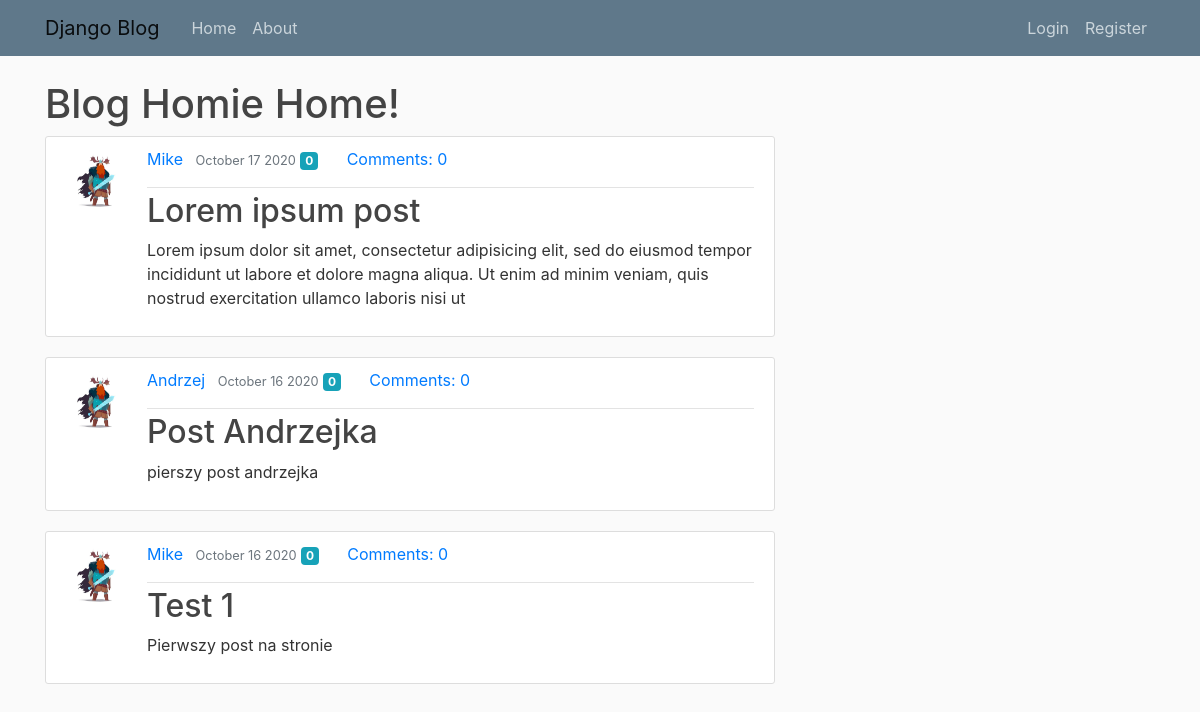
Before: / with the older database file.
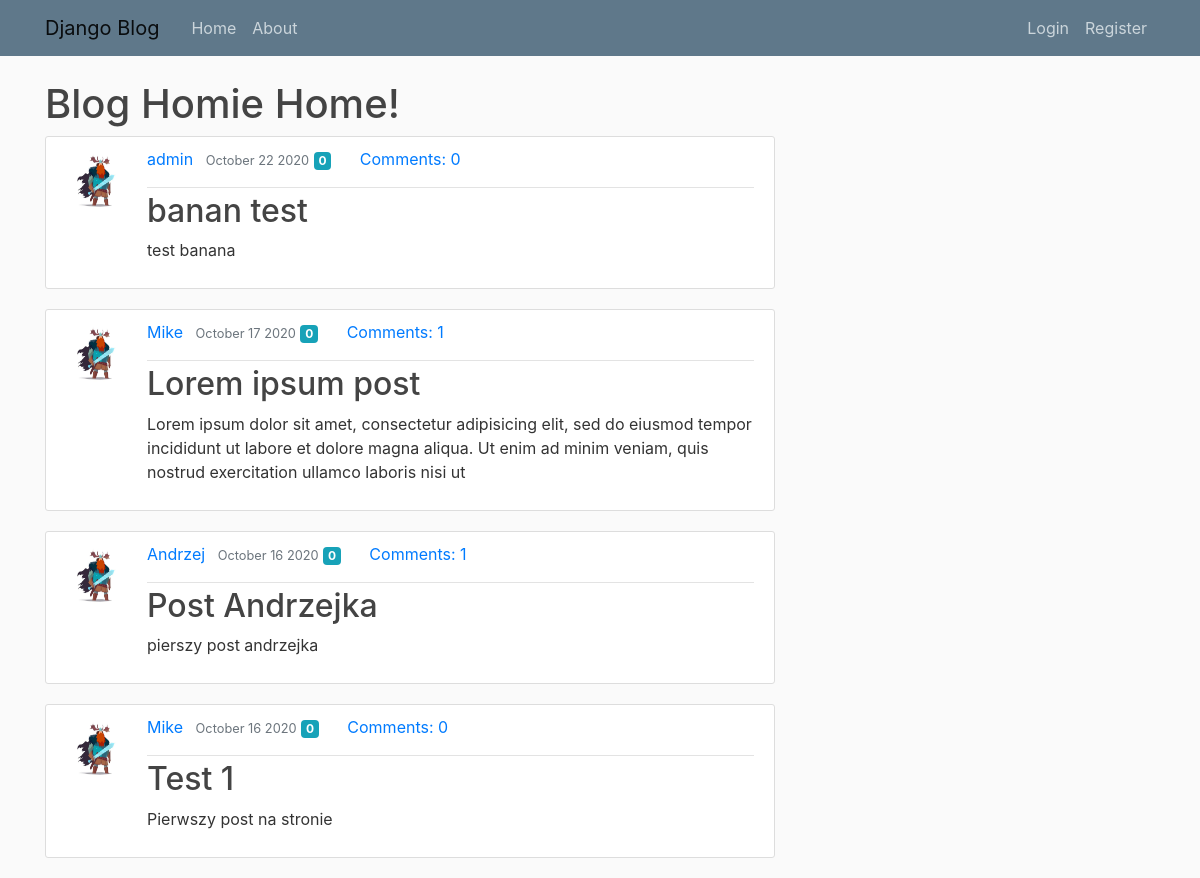
After: the same page with the newer database file.
### blogs/models.py (models this page shows, shortened)
class Post(models.Model):
    title = models.CharField(max_length=100)
    content = models.TextField()
    date_posted = models.DateTimeField(default=timezone.now)
    author = models.ForeignKey(User, on_delete=models.CASCADE)
    type = models.CharField(max_length=120, default='misc')
    likes_count = models.IntegerField(default=0)

### users/models.py (models this page shows, shortened)
class Profile(models.Model):
    user = models.OneToOneField(User, on_delete=models.CASCADE)
    image = models.ImageField(default='default.jpg', upload_to='profile_pics')

### blogs/views.py (the view)
# urls.py: path('', PostListView.as_view(), name='blogs-home'),
class PostListView(ListView):
    model = Post
    template_name = 'blogs/home.html'
    context_object_name = 'posts'
    ordering = ['-date_posted']
    paginate_by = 5

### blogs/templates/blogs/home.html (shortened to what this page needs)
{% extends "blogs/base.html" %}
{% block content %}
        <h1>Blog Homie Home!</h1>
    {% for post in posts %}
            <article class="media content-section">
                <img class="rounded-circle article-img" src="{{ post.author.profile.image.url }}">
              <div class="media-body">
                <div class="article-metadata">
                  <a class="mr-2" href="{% url 'user-posts' post.author.username %}">{{ post.author }}</a>
                  <small class="text-muted">{{ post.date_posted|date:"F d Y" }}</small>
                  <p class="badge badge-info mr-4">{{ post.likes_count}}</p>
                  <a href="{% url 'post-detail' pk=post.pk %}">Comments: {{ post.comments.count }}</a>
                </div>
                <h2><a class="article-title" href="{% url 'post-detail' post.id %}">{{ post.title }}</a></h2>
                <p class="article-content">{{ post.content|slice:":200" }}</p>
              </div>
            </article>
    {% endfor %}
{% endblock content %}

Changed rows visible on the page:
added Post: author.profile.image (placeholder picture), author "admin", date_posted "October 22 2020", likes_count "0", comments.count "0", title "banan test", content "test banana"
computed for Post "Lorem ipsum post": comments.count "0" → "1"
computed for Post "Post Andrzejka": comments.count "0" → "1"
